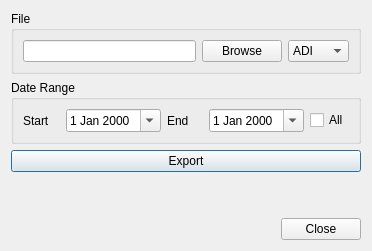
<?xml version="1.0" encoding="UTF-8"?>
<ui version="4.0">
 <class>ExportDialog</class>
 <widget class="QDialog" name="ExportDialog">
  <property name="geometry">
   <rect>
    <x>0</x>
    <y>0</y>
    <width>372</width>
    <height>251</height>
   </rect>
  </property>
  <property name="windowTitle">
   <string>Export</string>
  </property>
  <property name="modal">
   <bool>true</bool>
  </property>
  <layout class="QGridLayout" name="gridLayout_3">
   <item row="2" column="0">
    <widget class="QPushButton" name="exportButton">
     <property name="text">
      <string>Export</string>
     </property>
    </widget>
   </item>
   <item row="4" column="0">
    <spacer name="verticalSpacer">
     <property name="orientation">
      <enum>Qt::Vertical</enum>
     </property>
     <property name="sizeHint" stdset="0">
      <size>
       <width>20</width>
       <height>40</height>
      </size>
     </property>
    </spacer>
   </item>
   <item row="5" column="0">
    <widget class="QDialogButtonBox" name="buttonBox">
     <property name="orientation">
      <enum>Qt::Horizontal</enum>
     </property>
     <property name="standardButtons">
      <set>QDialogButtonBox::Close</set>
     </property>
    </widget>
   </item>
   <item row="1" column="0">
    <widget class="QGroupBox" name="groupBox_2">
     <property name="title">
      <string>Date Range</string>
     </property>
     <layout class="QGridLayout" name="gridLayout_2">
      <item row="0" column="0">
       <widget class="QLabel" name="startDateLabel">
        <property name="text">
         <string>Start</string>
        </property>
       </widget>
      </item>
      <item row="0" column="1">
       <widget class="QDateEdit" name="startDateEdit">
        <property name="sizePolicy">
         <sizepolicy hsizetype="Maximum" vsizetype="Fixed">
          <horstretch>0</horstretch>
          <verstretch>0</verstretch>
         </sizepolicy>
        </property>
        <property name="focusPolicy">
         <enum>Qt::ClickFocus</enum>
        </property>
        <property name="calendarPopup">
         <bool>true</bool>
        </property>
       </widget>
      </item>
      <item row="0" column="2">
       <widget class="QLabel" name="endDateLabel">
        <property name="text">
         <string>End</string>
        </property>
       </widget>
      </item>
      <item row="0" column="3">
       <widget class="QDateEdit" name="endDateEdit">
        <property name="sizePolicy">
         <sizepolicy hsizetype="Maximum" vsizetype="Fixed">
          <horstretch>0</horstretch>
          <verstretch>0</verstretch>
         </sizepolicy>
        </property>
        <property name="focusPolicy">
         <enum>Qt::ClickFocus</enum>
        </property>
        <property name="calendarPopup">
         <bool>true</bool>
        </property>
       </widget>
      </item>
      <item row="0" column="4">
       <widget class="QCheckBox" name="allCheckBox">
        <property name="text">
         <string>All</string>
        </property>
       </widget>
      </item>
     </layout>
    </widget>
   </item>
   <item row="0" column="0">
    <widget class="QGroupBox" name="groupBox">
     <property name="title">
      <string>File</string>
     </property>
     <layout class="QGridLayout" name="gridLayout">
      <item row="0" column="0">
       <widget class="QLineEdit" name="fileEdit">
        <property name="focusPolicy">
         <enum>Qt::ClickFocus</enum>
        </property>
        <property name="readOnly">
         <bool>true</bool>
        </property>
       </widget>
      </item>
      <item row="0" column="1">
       <widget class="QPushButton" name="browseButton">
        <property name="text">
         <string>Browse</string>
        </property>
       </widget>
      </item>
      <item row="0" column="2">
       <widget class="QComboBox" name="typeSelect">
        <property name="sizePolicy">
         <sizepolicy hsizetype="Maximum" vsizetype="Fixed">
          <horstretch>0</horstretch>
          <verstretch>0</verstretch>
         </sizepolicy>
        </property>
        <item>
         <property name="text">
          <string notr="true">ADI</string>
         </property>
        </item>
        <item>
         <property name="text">
          <string>ADX</string>
         </property>
        </item>
        <item>
         <property name="text">
          <string>JSON</string>
         </property>
        </item>
       </widget>
      </item>
     </layout>
    </widget>
   </item>
   <item row="3" column="0">
    <widget class="QLabel" name="statusLabel">
     <property name="text">
      <string/>
     </property>
    </widget>
   </item>
  </layout>
 </widget>
 <resources/>
 <connections>
  <connection>
   <sender>buttonBox</sender>
   <signal>accepted()</signal>
   <receiver>ExportDialog</receiver>
   <slot>accept()</slot>
   <hints>
    <hint type="sourcelabel">
     <x>248</x>
     <y>254</y>
    </hint>
    <hint type="destinationlabel">
     <x>157</x>
     <y>274</y>
    </hint>
   </hints>
  </connection>
  <connection>
   <sender>buttonBox</sender>
   <signal>rejected()</signal>
   <receiver>ExportDialog</receiver>
   <slot>reject()</slot>
   <hints>
    <hint type="sourcelabel">
     <x>316</x>
     <y>260</y>
    </hint>
    <hint type="destinationlabel">
     <x>286</x>
     <y>274</y>
    </hint>
   </hints>
  </connection>
  <connection>
   <sender>browseButton</sender>
   <signal>clicked()</signal>
   <receiver>ExportDialog</receiver>
   <slot>browse()</slot>
   <hints>
    <hint type="sourcelabel">
     <x>194</x>
     <y>43</y>
    </hint>
    <hint type="destinationlabel">
     <x>157</x>
     <y>91</y>
    </hint>
   </hints>
  </connection>
  <connection>
   <sender>allCheckBox</sender>
   <signal>stateChanged(int)</signal>
   <receiver>ExportDialog</receiver>
   <slot>toggleAll()</slot>
   <hints>
    <hint type="sourcelabel">
     <x>279</x>
     <y>103</y>
    </hint>
    <hint type="destinationlabel">
     <x>157</x>
     <y>91</y>
    </hint>
   </hints>
  </connection>
  <connection>
   <sender>exportButton</sender>
   <signal>clicked()</signal>
   <receiver>ExportDialog</receiver>
   <slot>runExport()</slot>
   <hints>
    <hint type="sourcelabel">
     <x>157</x>
     <y>141</y>
    </hint>
    <hint type="destinationlabel">
     <x>157</x>
     <y>104</y>
    </hint>
   </hints>
  </connection>
 </connections>
 <slots>
  <slot>toggleAll()</slot>
  <slot>browse()</slot>
  <slot>runExport()</slot>
 </slots>
</ui>
